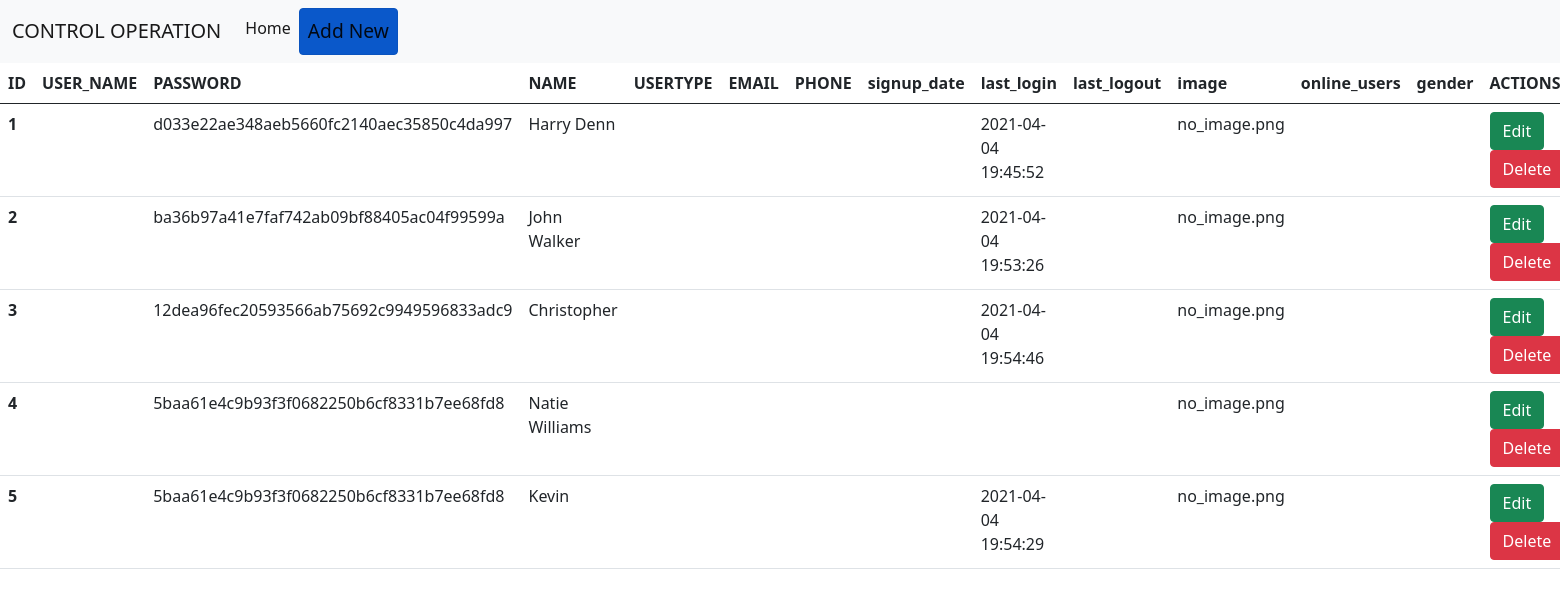
The app's page /control.php with its own data.
### tables this page shows
CREATE TABLE IF NOT EXISTS `users` (
`id` int(11) unsigned NOT NULL,
  `name` varchar(60) NOT NULL,
  `username` varchar(50) NOT NULL,
  `password` varchar(255) NOT NULL,
  `user_level` int(11) NOT NULL,
  `image` varchar(255) DEFAULT 'no_image.jpg',
  `status` int(1) NOT NULL,
  `last_login` datetime DEFAULT NULL
);

### control.php (the view, shortened to what this page needs)
<!doctype html>
<html lang="en">
  <head>
    <link href="https://cdn.jsdelivr.net/npm/bootstrap@5.0.2/dist/css/bootstrap.min.css" rel="stylesheet">
  </head>
  <body>
  <nav class="navbar navbar-expand-lg navbar-light bg-light">
     <div class="container-fluid">
       <a class="navbar-brand" href="control.php">CONTROL OPERATION</a>
          <div class="collapse navbar-collapse" id="navbarNav">
           <ul class="navbar-nav">
             <li class="nav-item">
               <a class="nav-link active" aria-current="page" href="admin_home.php"> Home</a>
            </li>
              <li class="nav-item">
                         <a type="button" class="btn btn-primary nav-link active" href="adminsignup.php"><span style="font-size:larger;">Add New</a>
                     </li>
                   </ul>
                 </div>
              </div>
             </nav>
<table class="table">
  <thead>
    <tr>
      <th>ID</th>
      <th>USER_NAME</th>
      <th>PASSWORD</th>
      <th>NAME</th>
      <th>USERTYPE</th>
      <th>EMAIL</th>
      <th>PHONE</th>
	  <th>signup_date</th>
      <th>last_login</th>
	  <th>last_logout</th>
      <th>image</th>
	  <th>online_users</th>
	   <th>gender</th>
      <th>ACTIONS</th>
    </tr>
  </thead>
  <tbody>
<?php
     include "db_conn.php";
     $sql = "select * from users";
     $result = $conn->query($sql);
      while($row=$result->fetch_assoc()){
         echo "
      <tr>
        <th>$row[id]</th>
        <td>$row[user_name]</td>
        <td>$row[password]</td>
        <td>$row[name]</td>
        <td>$row[usertype]</td>
        <td>$row[email]</td>
        <td>$row[phone]</td>
		<td>$row[signup_date]</td>
        <td>$row[last_login]</td>
	    <td>$row[last_logout]</td>
        <td>$row[image]</td>
	    <td>$row[online_users]</td>
		<td>$row[gender]</td>
        <td>
           <a class ='btn btn-success' href='edit.php?id=$row[id]'>Edit</a>
           <a class ='btn btn-danger' href='delette.php?id=$row[id]'>Delete</a>
       </td>
      </tr>
      ";
      }
    ?>
</tbody>
</table>
  </body>
</html>

### records on screen
users: id "1", password "d033e22ae348aeb5660fc2140aec35850c4da997", name "Harry Denn", last_login "2021-04-04 19:45:52", image "no_image.png"
users: id "2", password "ba36b97a41e7faf742ab09bf88405ac04f99599a", name "John Walker", last_login "2021-04-04 19:53:26", image "no_image.png"
users: id "3", password "12dea96fec20593566ab75692c9949596833adc9", name "Christopher", last_login "2021-04-04 19:54:46", image "no_image.png"
users: id "4", password "5baa61e4c9b93f3f0682250b6cf8331b7ee68fd8", name "Natie Williams", image "no_image.png"
users: id "5", password "5baa61e4c9b93f3f0682250b6cf8331b7ee68fd8", name "Kevin", last_login "2021-04-04 19:54:29", image "no_image.png"
